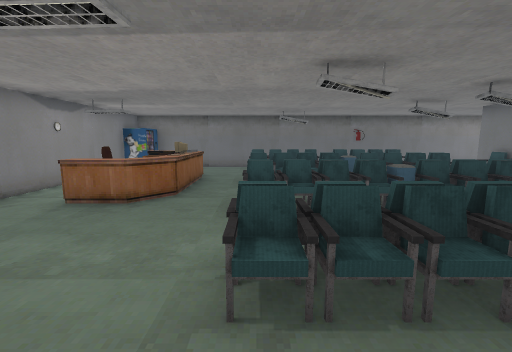
[1] (above)

16 first-person views from a walk through a level from a Godot 3-D game. The camera is 1.5 m above the floor, tilts 8° down and sees 90° across. Doors that lead somewhere are drawn open, without their leaves. The floor is counted in squares, 1 m on a side. Each view is taken from the middle of a square. On the plan, view 1 faces up. The plan holds only what a view shows up to about 13 squares ahead; the rest is blank. The place goes on beyond the plan. Some surface patterns are stand-ins.

[2]
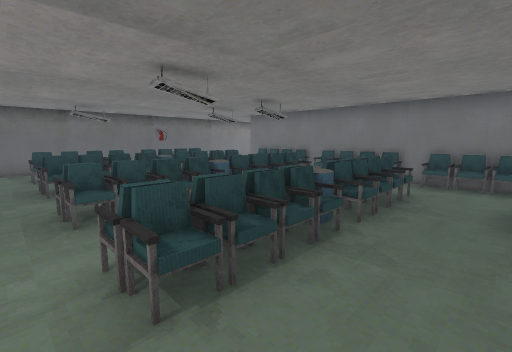

[3]
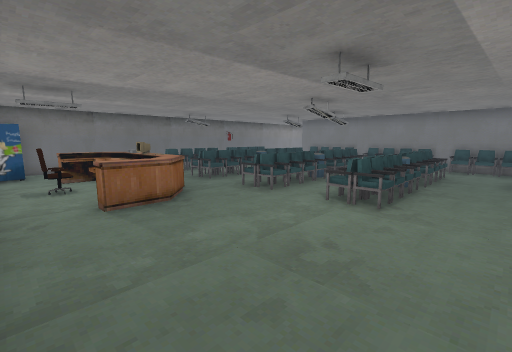

[4]
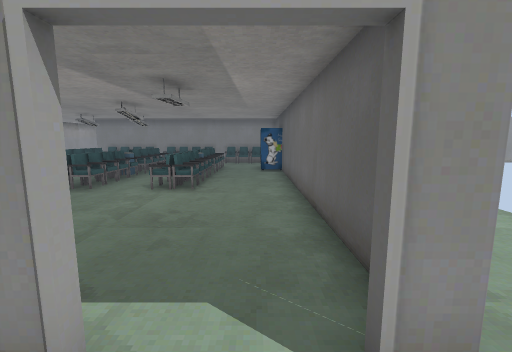

[5]
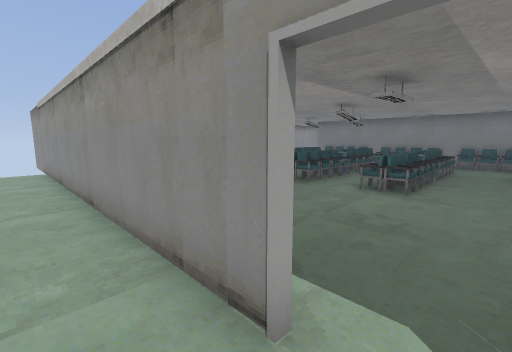

[6]
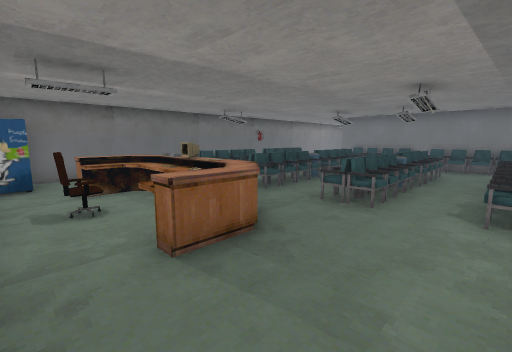

[7]
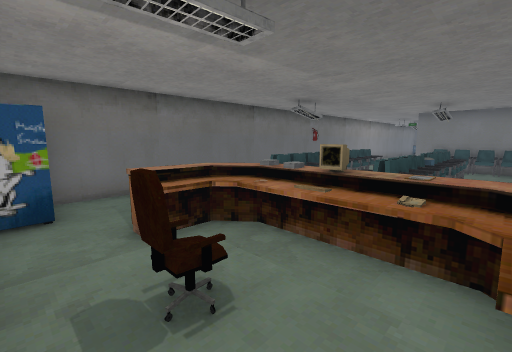

[8]
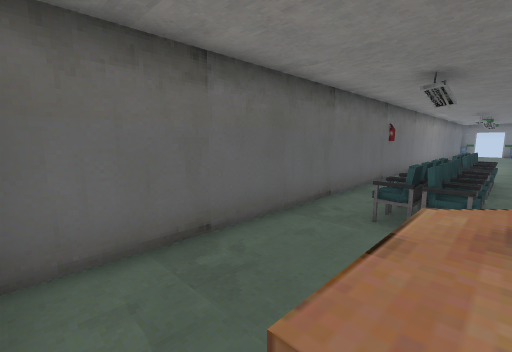

[9]
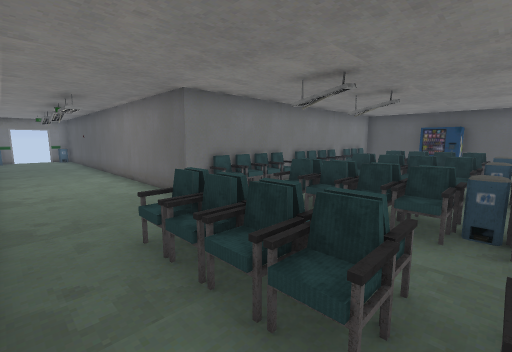

[10]
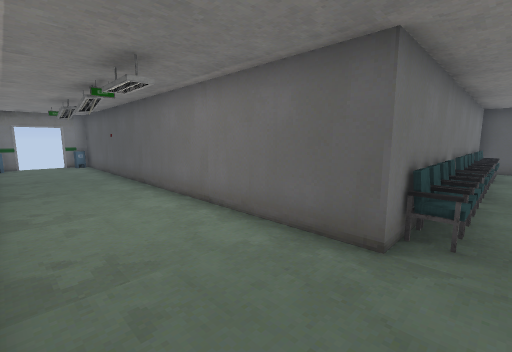

[11]
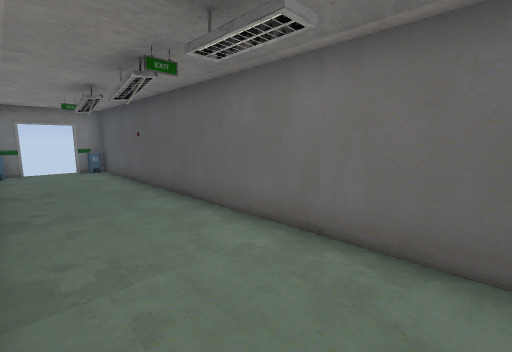

[12]
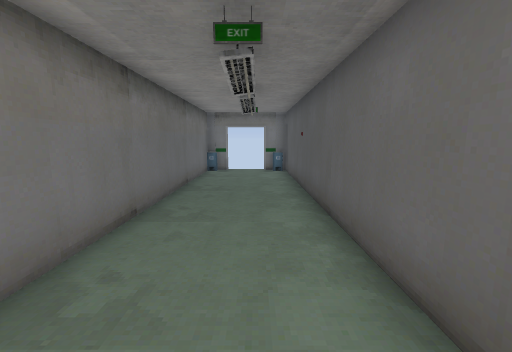

[13]
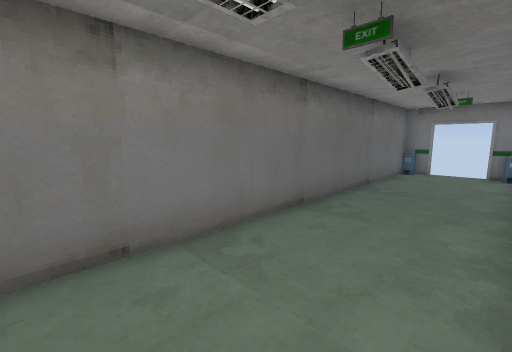

[14]
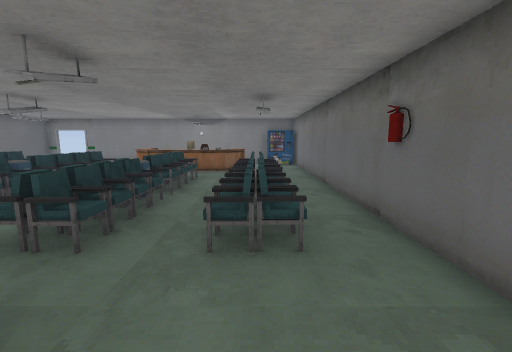

[15]
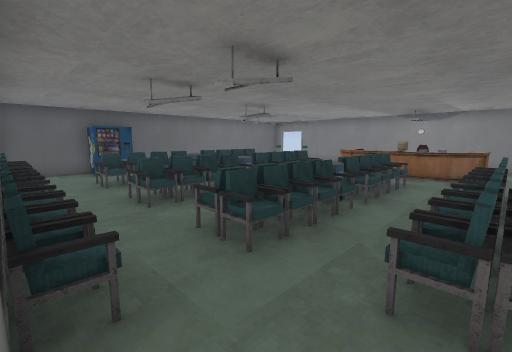

[16]
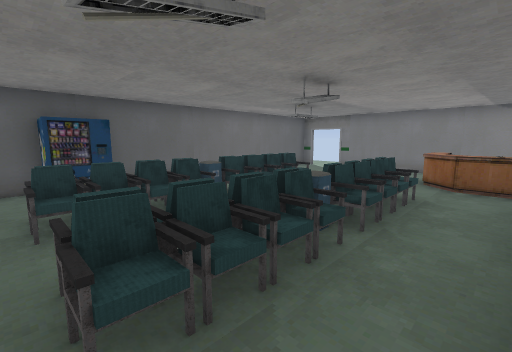

### Floor plan
Key: @ floor where view 1 was taken; # wall or solid block; . floor; D open door; ^ raised ledge; C chair; M monitor; P phone; O other object.
Columns run from 8 left of view 1 to 25 right of it. Each row starts with its distance up from view 1.
 15  ################################
 14 ..O...........O..................O
 13 .#O.....CCC......................D
 12 .#......CCCCCCCC.................D
 11 .#..^^............  .............O
 10 .#...O^..........#################
  9 .#.C.M^.CCCCCCCC.C
  8 .#...P^.....CCC..C
  7 .#..^^^..........C
  6 .#..^^..CCCCCCCC.#
  5 .#......CCCCCCC..C
  4 .#...............C
  3 .#......CCCCCCCC.#
  2 .#......CCCCCCC..#
  1  D...............C
  0 .D......@........C
 -1  ############OO###
 -2   ..
 -3   ..
 -4    .

Positions as (right, up) in squares from view 1, and headings:
1: (0, 0), facing up
2: (-1, 0), facing up-right
3: (-6, 0), facing up-right
4: (-8, 0), facing right
5: (-8, 0), facing up-right
6: (-6, 3), facing up-right
7: (-6, 7), facing up-right
8: (-5, 11), facing up-right
9: (3, 14), facing down-right
10: (8, 14), facing down-right
11: (11, 14), facing down-right
12: (12, 12), facing right
13: (12, 11), facing up-right
14: (10, 12), facing left
15: (9, 12), facing down-left
16: (7, 8), facing down-left
